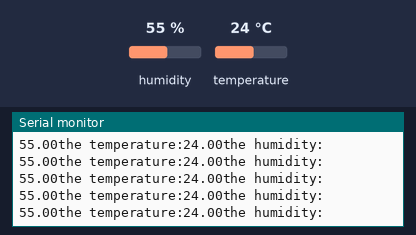
This sketch was run on a simulated Arduino Uno, built with avr-gcc and run on an emulated ATmega328P. Parts: the last lines printed to the serial monitor. Inputs (shaded band) come from the test bench; at power-on: humidity 55 %, temperature 24 °C.

Above: at 2.8 s.
2.9 s: humidity set to 22 %
At 4.3 s:
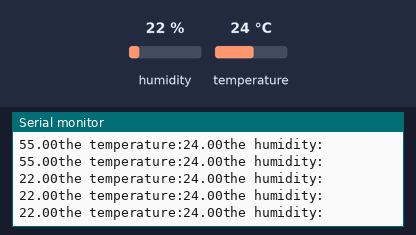
8.9 s: temperature set to 12 °C
At 10.44 s:
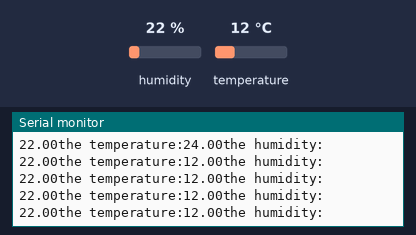
14.9 s: humidity set to 40 %
At 16.59 s:
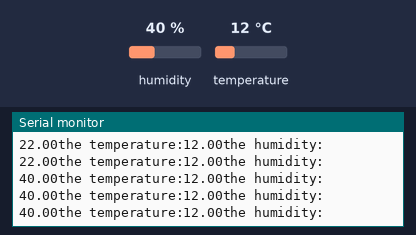
Timing chart, 0 to 18.1 s (numbered marks = the images above; inputs shaded):
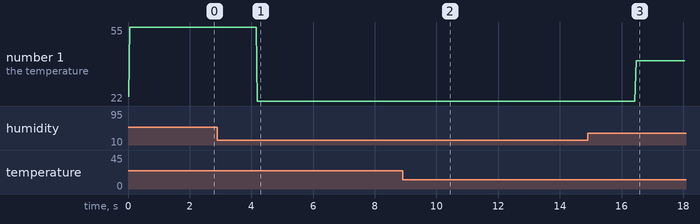

Measured:
- after the input at 2.9 s, the serial monitor: prints a new line after 1.3 s (image 1)
- after the input at 8.9 s, the serial monitor: prints a new line after 1.4 s (image 2)
- after the input at 14.9 s, the serial monitor: prints a new line after 1.6 s (image 3)
- plotted number 1: 55 → 22 after the input at 2.9 s, 22 → 40 after the input at 14.9 s

The sketch:

dht_sensor.ino
```cpp
/*programm: to print the vlues of temperature and humidity in serial monitor usind dht type 11 sensor*/
//initilalize the dht sensor libraries
#include <DHT.h>
#include <DHT_U.h>
//define the pins in dht sensor
#define DHTPIN 3
#define DHTTYPE 11
//creation of dht class and object
DHT dht(DHTPIN,DHTTYPE);

void setup() {
  // put your setup code here, to run once:
dht.begin();//dht class begins
Serial.begin(9600);//serial monitor begins

}

void loop() {
 float temp,hum;//declare temperature as"temp humidity as "hum"
 temp=dht.readTemperature();//reads temperature value
 hum=dht.readHumidity();//reads humidity value
Serial.print("the temperature:");
Serial.print(temp);//prints temperature values
Serial.println("the humidity:");
Serial.print(hum);//prints the humidity values
}
```
